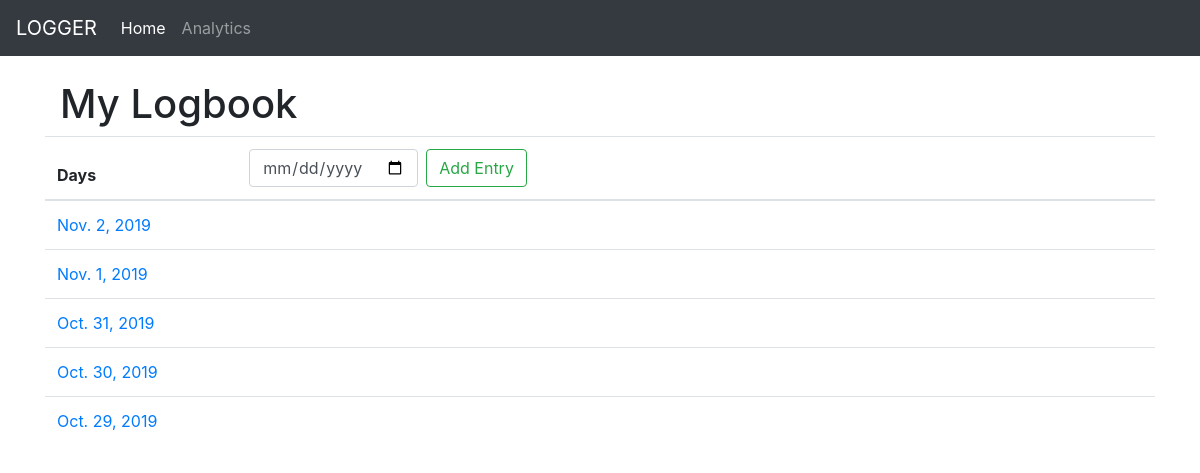
The app's page /, older data.
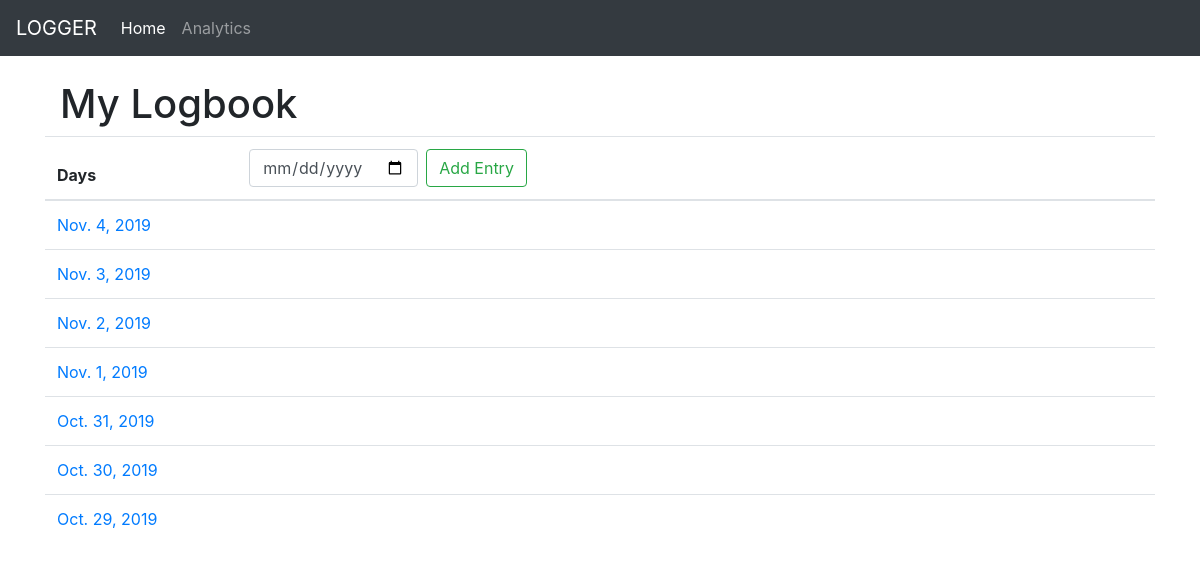
The same page, newer data.
### logbook/models.py (models this page shows)
class Day(models.Model):
    entryDate = models.DateField('Date of Day')

### logbook/views.py (the view)
# urls.py: path('', views.logbookView, name='home'),
def logbookView(request):
    if request.method == 'POST':
        print(request.POST)
        form = DayForm(request.POST)
        print(form)
        if form.is_valid():
            formDate = request.POST.get('entryDate')
            entry = Day.objects.filter(entryDate = formDate)
            if entry.exists():
                messages.error(request, ('Error: Day already exists.'))
                all_days = Day.objects.order_by("id").all()
                return render(request, 'logbook/logbook-view.html', {'all_days': all_days})
            else:
                form.save()
                all_days = Day.objects.order_by("-entryDate").all()
                messages.success(request, ('Day has been added.'))
                return render(request, 'logbook/logbook-view.html', {'all_days': all_days})
        else:
            all_days = Day.objects.order_by("-entryDate").all()
            messages.error(request, ('Error: No date added.'))
            return render(request, 'logbook/logbook-view.html', {'all_days': all_days})
    else:
        all_days = Day.objects.order_by("-entryDate").all()
        return render(request, 'logbook/logbook-view.html', {'all_days': all_days})

### logbook/templates/logbook/logbook-view.html (shortened to what this page needs)
{% extends 'logbook/base.html' %}
{% block content %}
    <div class='container'>
        <h1>
            My Logbook
        </h1>
    </div>
    <table class='table'>
        <thead>
            <tr>
                <th>Days</th>
                <th class="text-right">
                        <form class="form-inline my-2 my-lg-0" method="POST">
                                <input class="form-control mr-sm-2" type="date" placeholder="Add Entry" name="entryDate">
                                <button class="btn btn-outline-success my-2 my-sm-0" type="submit">Add Entry</button>
                        </form>
                </th>
            </tr>
        </thead>
    <tbody>
    {% if all_days %}
            {% for day in all_days %}
                <tr><td colspan="2"><left><a href="{% url 'logbook:day-view' day.id %}">{{ day.entryDate }}</a></left></td></tr>
            {% endfor %}
    {% else %}
        <tr><td class="text-center" colspan="2">No entries are available. Add an entry!</td></tr>
    {% endif %}
    </tbody>
    </table>
{% endblock %}

Row changes from the older to the newer data that the page shows:
added Day: entryDate "Nov. 4, 2019"
added Day: entryDate "Nov. 3, 2019"
